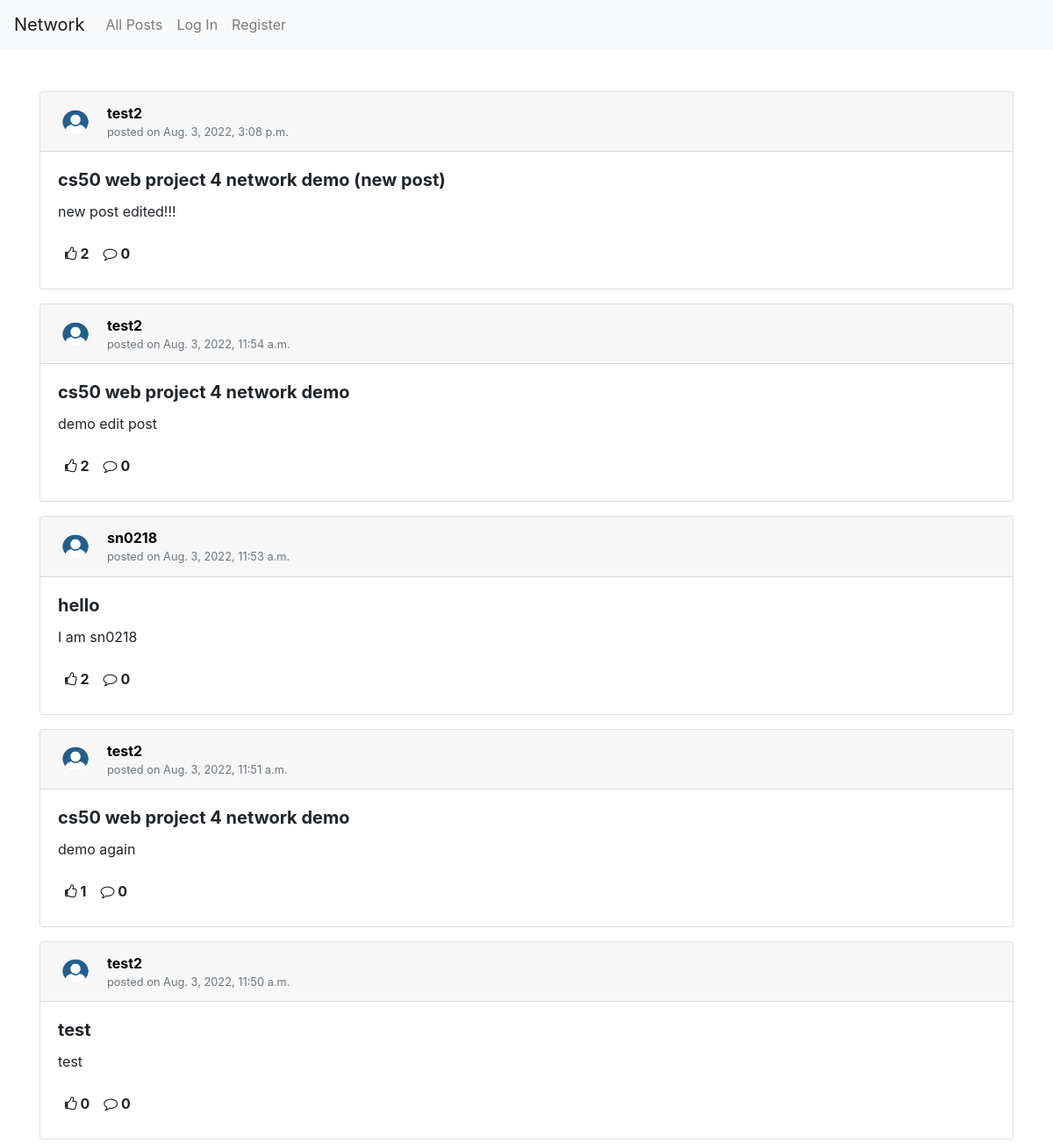
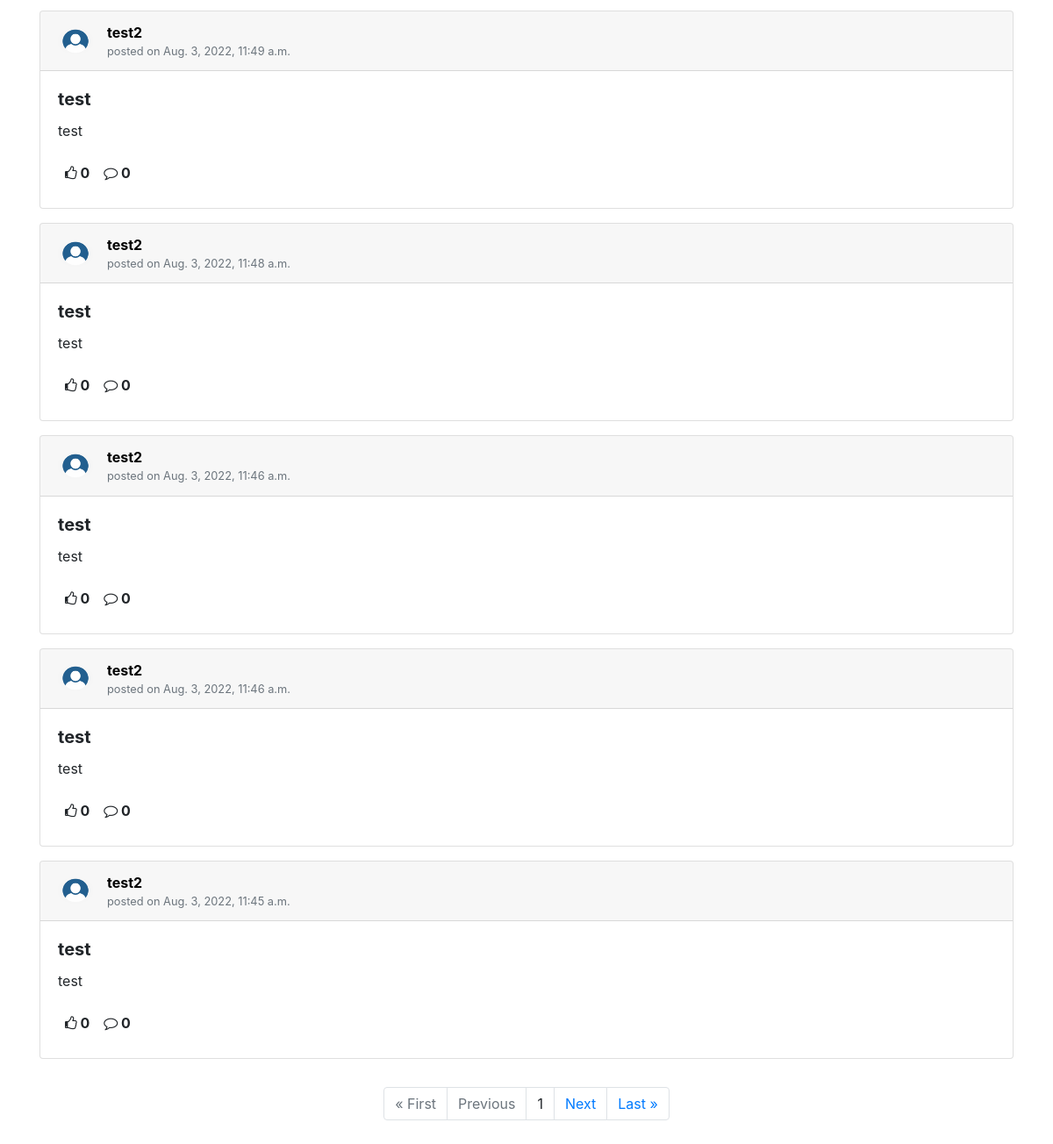
The page / on the database its author committed (2 pictures, top to bottom).
### network/models.py (models this page shows, shortened)
class Post(models.Model):
    user = models.ForeignKey(User, on_delete=models.CASCADE, related_name="user_post", verbose_name="Posted by")
    headline = models.CharField(max_length=128)
    content = models.TextField(blank=False)
    date = models.DateTimeField(auto_now_add=True, verbose_name="Posted on")

class User(AbstractUser):
    pass

### network/views.py (the view)
# urls.py: path("", views.index, name="index"),
def index(request):
    if request.method == "GET":
        user = request.user
        posts = Post.objects.order_by('-date').all()
        liked_posts= []
        if user.is_authenticated:
            likes = Like.objects.filter(user=user).all()
            liked_posts = [like.post for like in likes]
        paginator = Paginator(posts, 10)
        page_number = request.GET.get('page')
        page_obj = paginator.get_page(page_number)
        return render(request, "network/index.html", {
            "user": user,
            "postForm": NewPostForm(),
            "posts": posts,
            "page_obj": page_obj,
            "liked_posts": liked_posts
        })

### network/templates/network/index.html (shortened to what this page needs)
{% extends "network/layout.html" %}
{% load static %}
{% block body %}
    <div class="container mt-5" id="all-posts-view">
        {% if posts %}
        {% for post in page_obj %}
        <div class="card mb-3" id="post-{{ post.id }}">
            <div class="card-header">
                <div class="d-flex flex-row align-items-center">
                    <img class="rounded-circle shadow-1-strong me-3" src="static\network\blank-profile-pic.png" alt="avatar" width="40" height="30" />
                    <div class="ml-2 pl-2">
                        <a href="{% url 'profile' post.user.username %}" class="post-username"><strong>{{ post.user.username }} </strong></a>
                        <div class="text-muted small">
                            posted on {{ post.date }}
                        </div>
                    </div>
                </div>
            </div>
            <div class="card-body">
                <h5 class="card-title"><b>{{ post.headline }}</b></h5>
                <p class="card-text" id="post-{{ post.id }}-content"> {{ post.content }}</p>
                <div id="buttons-{{ post.id }}">
                    <div class="d-flex justify-content-between align-items-center mt-2">
                        <div class="d-flex flex-row align-items-center">
                            <div class="p-2">
                                <b id="like-count-{{ post.id }}"><i class="fa fa-thumbs-o-up" aria-hidden="true"></i>  {{ post.post_like.count }}</b>
                            </div>
                            <div class="p-2">
                                <b id="comment-count"><i class="fa fa-comment-o" aria-hidden="true"></i> 0</b>
                            </div>
                        </div>
                    </div>
                </div>
            </div>
        </div>
        {% endfor %}
    </div>
    <div class="container py-3">
        <ul class="pagination justify-content-center">
            {% if page_obj.has_previous %}
                <li class="page-item"><a href="?page=1" class="page-link">&laquo; First</a></li>
                <li class="page-item"><a href="?page={{ page_obj.previous_page_number }}" class="page-link">Previous</a></li>
            {% else %}
            <li class="page-item disabled"><a class="page-link">&laquo; First</a></li>
            <li class="page-item disabled"><a class="page-link">Previous</a></li>
            {% endif %}
            {% if page_obj.number %}
            <li class="page-item"><a class="page-link">{{ page_obj.number }}</a></li>
            {% else %}
            <li class="page-item"><a class="page-link">0</a></li>
            {% endif %}
            {% if page_obj.has_next %}
            <li class="page-item"><a href="?page={{ page_obj.next_page_number }}" class="page-link">Next</a></li>
            <li class="page-item"><a href="?page={{ page_obj.paginator.num_pages }}" class="page-link">Last &raquo;</a></li>
            {% else %}
            <li class="page-item disabled"><a class="page-link">Next</a></li>
            <li class="page-item disabled"><a class="page-link">Last &raquo;</a></li>
            {% endif %}
        </ul>
    </div>
    {% else %}
    <div class="container"><p>No posts so far.</p></div>
    {% endif %}
{% endblock %}

### network/static/network/styles.css (style rules this page uses)
.post-username { color: black; }

### rows shown on the page
Post: user.username "test2", date "Aug. 3, 2022, 3:08 p.m.", headline "cs50 web project 4 network demo (new post)", content "new post edited!!!", post_like.count "2"
Post: user.username "test2", date "Aug. 3, 2022, 11:54 a.m.", headline "cs50 web project 4 network demo", content "demo edit post", post_like.count "2"
Post: user.username "sn0218", date "Aug. 3, 2022, 11:53 a.m.", headline "hello", content "I am sn0218", post_like.count "2"
Post: user.username "test2", date "Aug. 3, 2022, 11:51 a.m.", headline "cs50 web project 4 network demo", content "demo again", post_like.count "1"
Post: user.username "test2", date "Aug. 3, 2022, 11:50 a.m.", headline "test", content "test", post_like.count "0"
Post: user.username "test2", date "Aug. 3, 2022, 11:49 a.m.", headline "test", content "test", post_like.count "0"
Post: user.username "test2", date "Aug. 3, 2022, 11:48 a.m.", headline "test", content "test", post_like.count "0"
Post: user.username "test2", date "Aug. 3, 2022, 11:46 a.m.", headline "test", content "test", post_like.count "0"
Post: user.username "test2", date "Aug. 3, 2022, 11:46 a.m.", headline "test", content "test", post_like.count "0"
Post: user.username "test2", date "Aug. 3, 2022, 11:45 a.m.", headline "test", content "test", post_like.count "0"

### other values the page prints
{{ page_obj.number }} "1"
